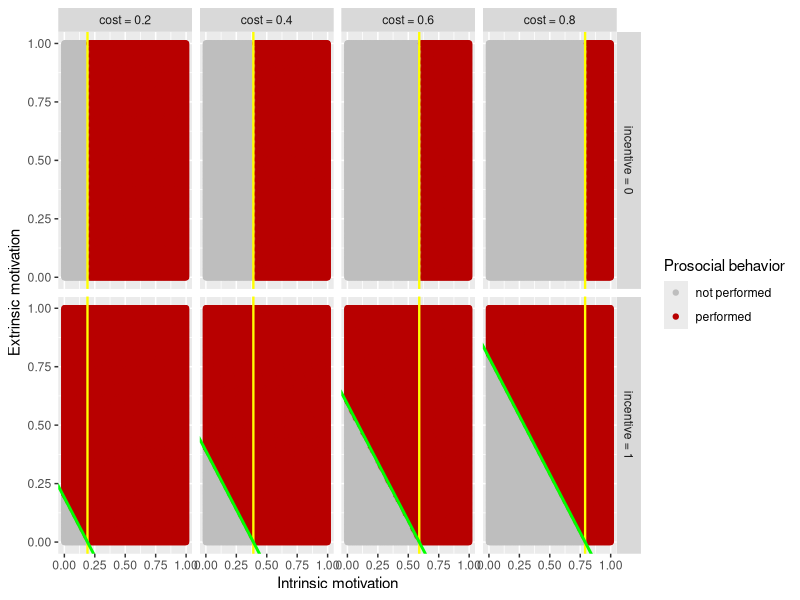

Source code (R): (Note: this script raises an error after producing the figure.)
######## Modeling script - P1 Social Norms, Incentives, and Prosociality ######## 

##### Load packages
library("tidyverse")

##### Set WD

setwd("/Users/caroline/Desktop/PhD/P1_incentives/modeling")

##### Set seed for reproducibility
set.seed(101)

################################################################

##### I Direct benefit

### Simulating data

IM = seq(0, 1, 0.005)
EM = seq(0, 1, 0.005)
cost = c(0.2, 0.4, 0.6, 0.8)
R = c(0,1)

d = expand.grid(IM, EM, cost, R)
names(d) = c("IM", "EM", "cost", "R")

### Model implementation: Direct benefit

d$direct_benefit = d$IM + (d$R * d$EM) - d$cost

### Predicting behavior

d$B_if_direct_benefit = ifelse(d$direct_benefit > 0, 1, 0)

### Formatting

# Convert to factor and rename factor levels
d = d%>%
  mutate(B_if_direct_benefit = as.factor(B_if_direct_benefit),
         cost = as.factor(cost),
         R = as.factor(R))%>%
  mutate(B_if_direct_benefit = recode(B_if_direct_benefit, "0"="not performed", "1"="performed"),
         cost = recode(cost, "0.2"="cost = 0.2", "0.4"="cost = 0.4", "0.6"="cost = 0.6", "0.8"="cost = 0.8"),
         R = recode(R, "0"="incentive = 0", "1"="incentive = 1"))

# Format data for threshold lines

data_vline <- data.frame(cost = c("cost = 0.2", "cost = 0.4", "cost = 0.6", "cost = 0.8" ), c_levels = c(0.2, 0.4, 0.6, 0.8))
data_abline <- data.frame(R = "incentive = 1", cost = c("cost = 0.2", "cost = 0.4", "cost = 0.6", "cost = 0.8" ), c_levels = c(0.2, 0.4, 0.6, 0.8))

### Plotting

ggplot(d, aes(IM, EM, color=B_if_direct_benefit)) +
  geom_point() + 
  labs(y = "Extrinsic motivation", x = "Intrinsic motivation", color = "Prosocial behavior") +
  facet_grid(R ~ cost) +
  geom_vline(data=data_vline, aes(xintercept=c_levels-0.01), color="yellow", size = 0.8) +
  geom_abline(data=data_abline, aes(intercept=c_levels-0.01, slope=-1), color="green", size = 1) + 
  scale_color_manual(values=c("grey", "#B80000")) +
  ggsave("plots/direct_benefit.png", width = 12, height = 6)

################################################################

##### II Reputational benefit

### For each level of R, cost and B: calculate expected intrinsic and extrinsic motivation
expected_motivation_EM = d%>%
  group_by(cost, R, B_if_direct_benefit)%>%
  summarize(E_EM = mean(EM))

expected_motivation_IM = d%>%
  group_by(cost, R, B_if_direct_benefit)%>%
  summarize(E_IM = mean(IM))

### Calculate net reputational benefit:
# [SOC_EM * E(EM|B=1) + SOC_IM * E(IM|B=1)] - [SOC_EM * E(EM|B=0) + SOC_IM * E(IM|B=0)] 
# (holding VIS, pref_v_v and pref_v_a constant at 1)
# Note: We calculate the NET reputational benefit, because agents perform the behavior if the utility of performing the behavior (B=1) outweighs the utility of not performing the behavior (B=0). Thus, if utility(B=1) - utility(B=0) > 0, the behavior B is performed. For the direct benefit we did not have to calculate the net benefit, because the direct benefit of not performing the behavior is always exactly 0 (thus followed: if direct_benefit(B=1) > 0, the behavior is performed) 

# Spread expected motivation
expected_motivation_EM = spread(expected_motivation_EM, B_if_direct_benefit, E_EM)
expected_motivation_IM = spread(expected_motivation_IM, B_if_direct_benefit, E_IM)

expected_motivation_EM = rename(expected_motivation_EM, E_EM_if_B_0 = `not performed`, E_EM_if_B_1 = `performed`)
expected_motivation_IM = rename(expected_motivation_IM, E_IM_if_B_0 = `not performed`, E_IM_if_B_1 = `performed`)

expected_motivation = left_join(expected_motivation_EM, expected_motivation_IM, by = c("cost", "R"))

# Add SOC_EM (here with three levels for plotting: -1, 0, 1)
expected_motivation = expand_grid(expected_motivation, SOC_EM = c(-1, 0, 1))

# Add SOC_IM: We assume here that there is a moderately positive norm regarding being perceived as intrinsically motivated: SOC_IM = 0.5
expected_motivation$SOC_IM = 0.3

# Calculate hypothetical reputational benefits if behavior were (B=1) or were not (B=0) performed
expected_motivation = expected_motivation%>%
  mutate(rep_benefit_B_0 = E_EM_if_B_0 * SOC_EM + E_IM_if_B_0 * SOC_IM,
         rep_benefit_B_1 = E_EM_if_B_1 * SOC_EM + E_IM_if_B_1 * SOC_IM)

# Calculate NET hypothetical reputational benefits
expected_motivation$net_rep_benefit = expected_motivation$rep_benefit_B_1 - expected_motivation$rep_benefit_B_0

### Integrate net reputational benefit and predict behavior

# Select relevant columns, rename SOC levels and add reputational benefit info to main data frame
expected_motivation = expected_motivation%>%
  select(cost, R, SOC_EM, net_rep_benefit)%>%
  mutate(SOC_EM = as.factor(SOC_EM))%>%
  mutate(SOC_EM = recode(SOC_EM, "-1"="social norm = − 1", "0"="social norm = 0", "1"="social norm = 1"))
  
d = left_join(d, expected_motivation, by = c("cost", "R"))

# Calculate total benefit
d$total_benefit = d$direct_benefit + d$net_rep_benefit

# Predict behavior
d$B = ifelse(d$total_benefit > 0, 1, 0)

### Formatting

# Convert to factor and rename factor levels
d = d%>%
  mutate(B = as.factor(B))%>%
  mutate(B = recode(B, "0"="not performed", "1"="performed"))

# Format data for threshold lines
data_vline <- data.frame(cost = c("cost = 0.2", "cost = 0.4", "cost = 0.6", "cost = 0.8" ), c_levels = c(0.2, 0.4, 0.6, 0.8))
data_abline <- filter(expected_motivation, R =="incentive = 1")%>%
  mutate(cost_num = c(0.2, 0.2, 0.2, 0.4, 0.4, 0.4, 0.6, 0.6, 0.6, 0.8, 0.8, 0.8))%>%
  mutate(intercept_abline = cost_num - net_rep_benefit)%>%
  select(-R, -cost_num, -net_rep_benefit)

### Plotting (only for incentive = 1)
ggplot(d, aes(IM, EM, color=B)) +
  geom_point() + 
  labs(y = "Extrinsic motivation", x = "Intrinsic motivation", color = "Prosocial behavior") +
  facet_grid(SOC_EM ~ cost) +
  geom_vline(data=data_vline, aes(xintercept=c_levels-0.01), color="yellow", size = 0.8) +
  geom_abline(data=data_abline, aes(intercept=intercept_abline-0.01, slope=-1), color="green", size = 1) + 
  scale_color_manual(values=c("grey", "#B80000")) +
  ggsave("plots/total_benefit_SOC.png", width = 12, height = 8)


